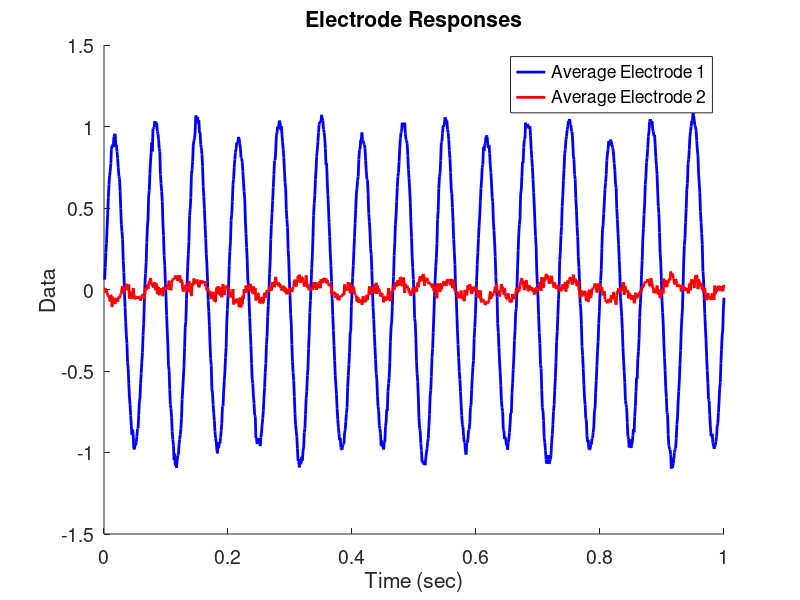
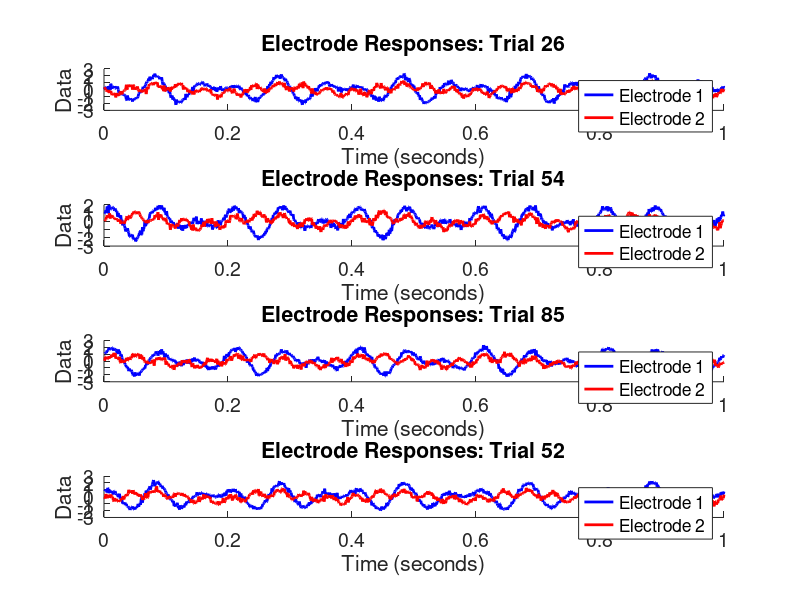

Source code (MATLAB) for these figures, in order: (Note: this script raises an error after producing the figures.)
function Chapter_5_Question_7()
    % Question 7 - Analyze Ch5-ECoG-3.mat

    %Load Data
    load('Ch5-ECoG-3.mat')
    ntrials = size(x, 1);
    N = length(t);
    sample_interval = t(2) - t(1);
    sample_freq = 1/sample_interval;
    T = t(end);
    x = x - mean(x, 2); %mean-normalize
    y = y - mean(y, 2); %mean-normalize
    
    %Visualize Average Data
    figure()
    hold on
    plot(t, mean(x, 1), 'b', 'LineWidth', 2)
    plot(t, mean(y, 1), 'r', 'LineWidth', 2)
    hold off
    xlabel('Time (sec)')
    ylabel('Data')
    legend({'Average Electrode 1', 'Average Electrode 2'})
    title('Electrode Responses')
    set(gca, 'FontSize', 14)
    
    %Visualize Random Trials of Data
    rand_trials = randi([1 ntrials], 1, 4);
    figure()
    plot_ind = 1;
    for trial = rand_trials
        subplot(4, 1, plot_ind)
        hold on
        plot(t, x(trial, :), 'b', 'LineWidth', 2)
        plot(t, y(trial, :), 'r', 'LineWidth', 2)
        hold off
        xlabel('Time (seconds)')
        ylabel('Data')
        legend({'Electrode 1', 'Electrode 2'})
        title(['Electrode Responses: Trial ', num2str(trial)])
        set(gca, 'FontSize', 14)
        plot_ind = plot_ind + 1;
    end
    
    %Compute Trial Cross-Covariance, Trial Spectrum, and Coherence Using Helper
    %Function
    [Sxx, Syy, Sxy, cross_cov, cohr, lags, faxis] = ...
        Chapter_5_Analyze_Electrodes(x, y, sample_freq, T);

    %Plot Average Cross-Covariance
    figure()
    plot(lags.*sample_interval, mean(cross_cov, 1), 'k', 'LineWidth', 2)
    xlabel('Lag (seconds)')
    ylabel('Cross-Covariance')
    title('Average Cross-Covariance')
    ylim([-1 1])
    set(gca, 'FontSize', 14)
    
    %Plot Average Spectrum
    figure()
    hold on
    plot(faxis, 10*log10(mean(Sxx, 1)), 'b', 'LineWidth', 2)
    plot(faxis, 10*log10(mean(Syy, 1)), 'r', 'LineWidth', 2)
    hold off
    xlim([0 40])
    xlabel('Frequency (Hz)')
    ylabel('Power (dB)')
    title('Average Spectrum')
    legend({'Electrode 1', 'Electrode 2'})
    set(gca, 'FontSize', 14)

    %Plot Coherence
    figure()
    plot(faxis, cohr, 'k', 'LineWidth', 2)
    xlim([0 40])
    ylim([0 1])
    xlabel('Frequency (Hz)')
    ylabel('Coherence')
    title('Coherence')
    set(gca, 'FontSize', 14)

    % a) By looking at just the average, we can see a clear 15 Hz rhythm in
    % electrode 1. There is also a 25 Hz rhythm in electrode 2. However, single
    % trials of each perhaps show other oscillations that are difficult to see.
    
    % b) The spectrum shows clear dominant rhythms for electrode 1 being 10 and
    % 15 Hz. The spectrum shows clear dominant rhythms for electrode 2 being 5
    % and 25 Hz. Since we only saw the 15 Hz and 25 Hz oscillations in the 
    % average plot in a) (for electrodes 1 and 2, respectively), we can 
    % hypothesize that those frequencies are similar in phase for each trial.
    % However, the 10 Hz and 5 Hz oscillations were not clear in the average
    % but were slightly more visible when looking at individual trials. Thus,
    % those frequencies must not have a coherent phase across trials.
    % Otherwise, they would have been visible in the time series plot.
    
    % c) The trial-averaged cross-covariance shows no covariance between the
    % datasets. We couldn't really see anything in the time series, so this
    % isn't terribly surprising.

    % d) There is no clear coherence between the two datasets at any frequency.
    
    % e) Electrode 1 has a (likely) phase-invariant 15 Hz rhythm and a (likely)
    % random-phase 10 Hz rhythm. Electrode 2 has a (likely) phase invariant 
    % 25 Hz rhythm and a (likely) random-phase 5 Hz rhythm. None of these
    % frequencies are coherent with one another.
    
end